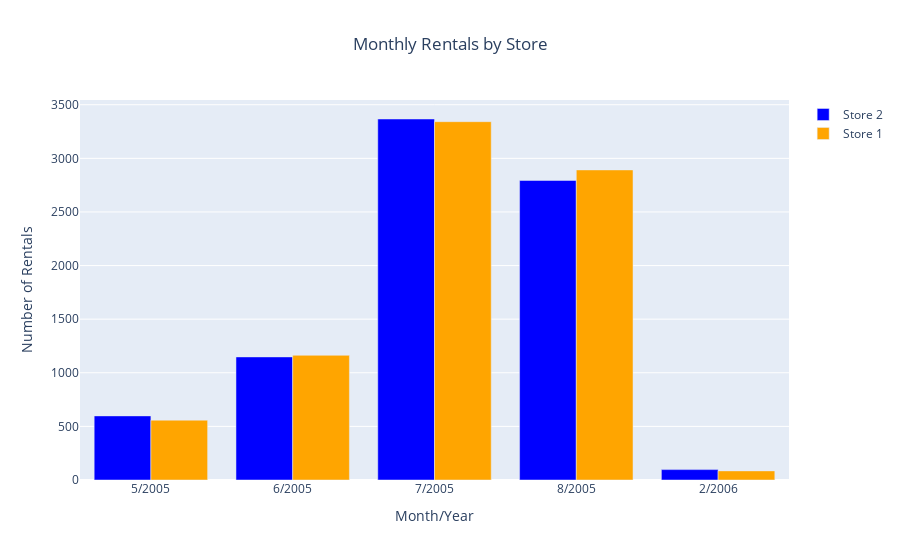

This figure's notebook cell:
### Code cell
import pandas as pd
import plotly.graph_objects as go

# データを読み込む
data = pd.read_csv("SQL_Homework3.csv")

# 月の順番を指定
month_order = [5, 6, 7, 8, 2]

# 月の順番に基づいてデータをソート
data['rental_month'] = pd.Categorical(data['rental_month'], categories=month_order, ordered=True)
data.sort_values(by=['rental_month', 'rental_year'], inplace=True)

# 棒グラフ用のデータを作成
fig = go.Figure()

# グラフにデータを追加
for store_id, color in zip(data['store_id'].unique(), ['blue', 'orange']):
    store_data = data[data['store_id'] == store_id]
    fig.add_trace(go.Bar(x=store_data['rental_month'].astype(str) + '/' + store_data['rental_year'].astype(str),
                         y=store_data['count_rentals'],
                         name='Store ' + str(store_id),
                         marker_color=color))

# レイアウトの設定
fig.update_layout(title_text="Monthly Rentals by Store",
                  xaxis_title="Month/Year",
                  yaxis_title="Number of Rentals",
                  title_x=0.5)  # タイトルを中央に配置

# グラフの表示
fig.show()

### Figure 1 — Plotly figure (JSON) as saved in the notebook; plotly's stock layout.template omitted (floating-point values rounded to 4 significant figures)
{"data": [{"marker": {"color": "blue"}, "name": "Store 2", "type": "bar", "x": ["5/2005", "6/2005", "7/2005", "8/2005", "2/2006"], "y": [598, 1148, 3367, 2794, 97]}, {"marker": {"color": "orange"}, "name": "Store 1", "type": "bar", "x": ["5/2005", "6/2005", "7/2005", "8/2005", "2/2006"], "y": [558, 1163, 3342, 2892, 85]}], "layout": {"title": {"text": "Monthly Rentals by Store", "x": 0.5}, "xaxis": {"title": {"text": "Month/Year"}}, "yaxis": {"title": {"text": "Number of Rentals"}}}}
